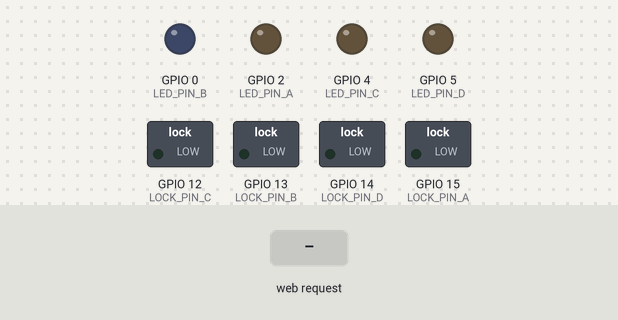
Bench run of a sketch on a simulated ESP8266 (NodeMCU). Shown: switched loads named in the sketch (green lamp = pin HIGH), output pins drawn as LEDs (lit = HIGH). The test bench sets the inputs (shaded band). WiFi joins after 1.5 s; servers stay silent unless stated; uploads are accepted with an empty reply; EEPROM starts erased; what the sketch prints to the serial monitor is not drawn.

Above: at 3.9 s.
4.0 s: HTTP request GET /LockA received
At 4.8 s:
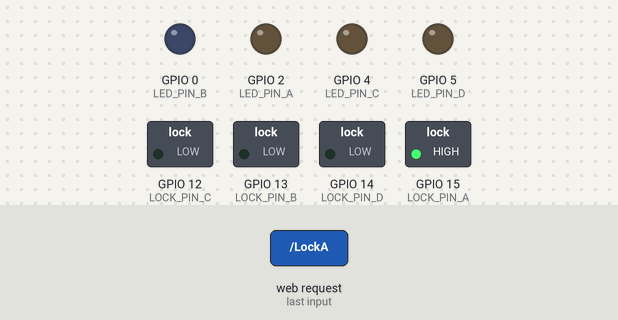
6.5 s: HTTP request GET /LockB received
At 6.8 s:
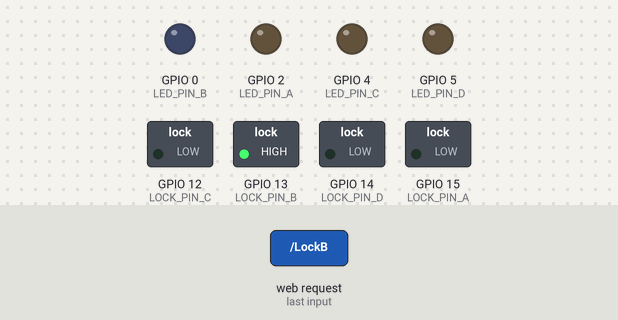
9.0 s: HTTP request GET /LockC received
At 9.8 s:
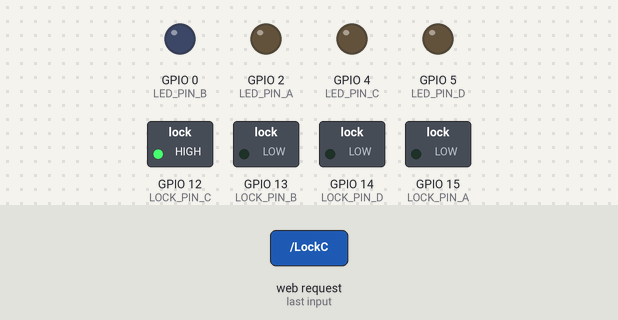
11.5 s: HTTP request GET /LockD received
At 11.8 s:
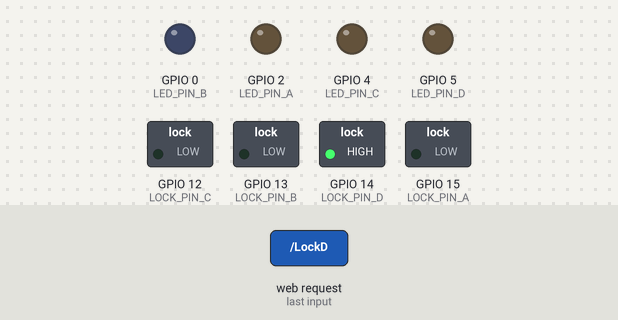
14.0 s: HTTP request GET /LedA received
At 14.9 s:
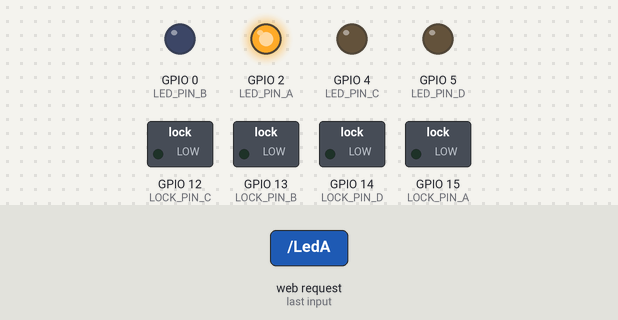
15.5 s: HTTP request GET /LedB received
At 16.0 s:
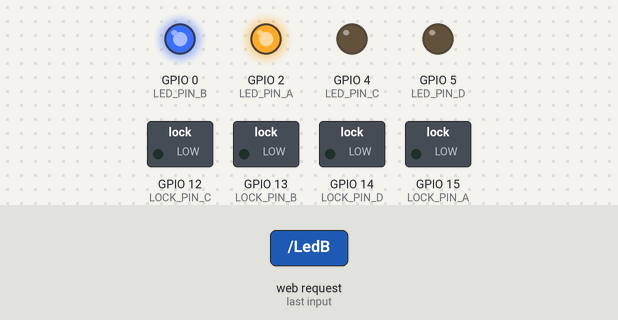
Timing chart, 0 to 18.0 s (numbered marks = the images above; inputs shaded):
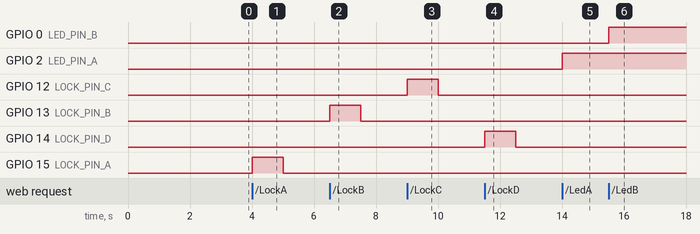

Measured:
- after the input at 4.0 s, GPIO 15 (LOCK_PIN_A): LOW → HIGH at once, → LOW 1.0 s later
- after the input at 6.5 s, GPIO 13 (LOCK_PIN_B): LOW → HIGH at once, → LOW 1.0 s later
- after the input at 9.0 s, GPIO 12 (LOCK_PIN_C): LOW → HIGH at once, → LOW 1.0 s later
- after the input at 11.5 s, GPIO 14 (LOCK_PIN_D): LOW → HIGH at once, → LOW 1.0 s later
- after the input at 14.0 s, GPIO 2 (LED_PIN_A): LOW → HIGH at once
- after the input at 15.5 s, GPIO 0 (LED_PIN_B): LOW → HIGH at once

The sketch:

esp8266.ino
```cpp
#include <ESP8266WiFi.h>
#include <WiFiManager.h>
#include <ESP8266WebServer.h>
#include <ESP8266HTTPClient.h>
#include <EEPROM.h>
#include <WiFiClient.h>

// Lock pin definitions
const int LOCK_PIN_A = 15;  // D5 - LockA
const int LOCK_PIN_B = 13;  // D6 - LockB
const int LOCK_PIN_C = 12;  // D7 - LockC
const int LOCK_PIN_D = 14;  // D8 - LockD

// LED pin definitions
const int LED_PIN_A = 2;   // D2  - LedA
const int LED_PIN_B = 0;   // D1  - LedB
const int LED_PIN_C = 4;   // D3  - LedC
const int LED_PIN_D = 5;   // D4  - LedD

// State tracking
volatile int lockStateA = LOW;
volatile int lockStateB = LOW;
volatile int lockStateC = LOW;
volatile int lockStateD = LOW;
volatile int ledStateA = LOW;
volatile int ledStateB = LOW;
volatile int ledStateC = LOW;
volatile int ledStateD = LOW;

// Web server instance
ESP8266WebServer server(80);

// Backend URL storage
char backendUrl[100];
const char* DEFAULT_BACKEND_URL = "http://192.168.1.100:5000";  // Adjust to your backend IP
WiFiManagerParameter customBackendUrl("backend", "Backend URL", backendUrl, 100);

// EEPROM address for storing backend URL
const int EEPROM_SIZE = 512;
const int EEPROM_URL_ADDR = 0;

// Generate unique AP name based on chip ID
String getUniqueAPName() {
    uint32_t chipId = ESP.getChipId();
    return String("ESP8266_" + String(chipId, HEX));
}

// Save backend URL to EEPROM
void saveBackendUrl() {
    EEPROM.begin(EEPROM_SIZE);
    for (int i = 0; i < strlen(backendUrl); i++) {
        EEPROM.write(EEPROM_URL_ADDR + i, backendUrl[i]);
    }
    EEPROM.write(EEPROM_URL_ADDR + strlen(backendUrl), '\0');
    EEPROM.commit();
    EEPROM.end();
    Serial.println("Saved backend URL to EEPROM: " + String(backendUrl));
}

// Load backend URL from EEPROM
void loadBackendUrl() {
    EEPROM.begin(EEPROM_SIZE);
    char tempUrl[100];
    int i = 0;
    char c = EEPROM.read(EEPROM_URL_ADDR + i);
    bool hasValidData = false;
    while (c != '\0' && i < 99) {
        tempUrl[i] = c;
        if (c != 0xFF) hasValidData = true;
        i++;
        c = EEPROM.read(EEPROM_URL_ADDR + i);
    }
    tempUrl[i] = '\0';

    if (hasValidData && i > 0) {
        strncpy(backendUrl, tempUrl, sizeof(backendUrl));
    } else {
        strncpy(backendUrl, DEFAULT_BACKEND_URL, sizeof(backendUrl));
        saveBackendUrl();
    }
    backendUrl[sizeof(backendUrl) - 1] = '\0';
    EEPROM.end();
    Serial.println("Loaded backend URL: " + String(backendUrl));
}

// Send device info to backend (4 rows with prefixed device names)
void sendDeviceInfoToBackend() {
    if (WiFi.status() != WL_CONNECTED) return;

    WiFiClient client;
    HTTPClient http;
    String url = String(backendUrl) + "/api/espdetected";
    String baseDeviceName = getUniqueAPName(); // e.g., "ESP8266_82768d"
    String ipAddress = WiFi.localIP().toString();
    const char* prefixes[] = {"A_", "B_", "C_", "D_"};
    const char* locks[] = {"LockA", "LockB", "LockC", "LockD"};
    const char* leds[] = {"LedA", "LedB", "LedC", "LedD"};

    for (int i = 0; i < 4; i++) {
        String deviceName = String(prefixes[i]) + baseDeviceName; // e.g., "A_ESP8266_82768d"

        Serial.print("Sending to backend - Device: ");
        Serial.print(deviceName);
        Serial.print(", IP: ");
        Serial.print(ipAddress);
        Serial.print(", Lock: ");
        Serial.print(locks[i]);
        Serial.print(", LED: ");
        Serial.println(leds[i]);

        http.begin(client, url);
        http.addHeader("Content-Type", "application/json");

        String jsonPayload = "{\"deviceName\":\"" + deviceName + "\",\"ipAddress\":\"" + ipAddress + "\",\"locks\":\"" + locks[i] + "\",\"leds\":\"" + leds[i] + "\"}";
        int httpCode = http.POST(jsonPayload);

        if (httpCode > 0) {
            Serial.println("Device info sent to backend. Response code: " + String(httpCode));
        } else {
            Serial.println("Failed to send device info: " + String(http.errorToString(httpCode)));
        }
        http.end();
        delay(100);  // Small delay between requests
    }
}

// Clear WiFi credentials and reset backend URL
void clearWiFiCredentials() {
    WiFiManager wifiManager;
    wifiManager.resetSettings();
    strncpy(backendUrl, DEFAULT_BACKEND_URL, sizeof(backendUrl));
    backendUrl[sizeof(backendUrl) - 1] = '\0';
    saveBackendUrl();
    delay(1000);
    ESP.restart();
}

// Handle root webpage
void handleRoot() {
    String page = "<html><body style='text-align:center;font-family:Arial;'>";
    page += "<h1>ESP8266 Control - " + getUniqueAPName() + "</h1>";

    page += "<p>Lock A (GPIO14): " + String(lockStateA ? "ON" : "OFF") + "</p>";
    page += "<p>Lock B (GPIO12): " + String(lockStateB ? "ON" : "OFF") + "</p>";
    page += "<p>Lock C (GPIO13): " + String(lockStateC ? "ON" : "OFF") + "</p>";
    page += "<p>Lock D (GPIO15): " + String(lockStateD ? "ON" : "OFF") + "</p>";
    page += "<p>Led A (GPIO4): " + String(ledStateA ? "ON" : "OFF") + "</p>";
    page += "<p>Led B (GPIO5): " + String(ledStateB ? "ON" : "OFF") + "</p>";
    page += "<p>Led C (GPIO0): " + String(ledStateC ? "ON" : "OFF") + "</p>";
    page += "<p>Led D (GPIO2): " + String(ledStateD ? "ON" : "OFF") + "</p>";
    page += "<p>Backend URL: " + String(backendUrl) + "</p>";

    page += "<p>";
    page += "<a href='/LockA'><button style='margin:5px;'>Lock A</button></a>";
    page += "<a href='/LockB'><button style='margin:5px;'>Lock B</button></a>";
    page += "<a href='/LockC'><button style='margin:5px;'>Lock C</button></a>";
    page += "<a href='/LockD'><button style='margin:5px;'>Lock D</button></a>";
    page += "</p>";
    page += "<p>";
    page += "<a href='/LedA'><button style='margin:5px;'>Toggle Led A</button></a>";
    page += "<a href='/LedA/on'><button style='margin:5px;background:green;color:white;'>Led A ON</button></a>";
    page += "<a href='/LedA/off'><button style='margin:5px;background:red;color:white;'>Led A OFF</button></a>";
    page += "</p>";
    page += "<p>";
    page += "<a href='/LedB'><button style='margin:5px;'>Toggle Led B</button></a>";
    page += "<a href='/LedB/on'><button style='margin:5px;background:green;color:white;'>Led B ON</button></a>";
    page += "<a href='/LedB/off'><button style='margin:5px;background:red;color:white;'>Led B OFF</button></a>";
    page += "</p>";
    page += "<p>";
    page += "<a href='/LedC'><button style='margin:5px;'>Toggle Led C</button></a>";
    page += "<a href='/LedC/on'><button style='margin:5px;background:green;color:white;'>Led C ON</button></a>";
    page += "<a href='/LedC/off'><button style='margin:5px;background:red;color:white;'>Led C OFF</button></a>";
    page += "</p>";
    page += "<p>";
    page += "<a href='/LedD'><button style='margin:5px;'>Toggle Led D</button></a>";
    page += "<a href='/LedD/on'><button style='margin:5px;background:green;color:white;'>Led D ON</button></a>";
    page += "<a href='/LedD/off'><button style='margin:5px;background:red;color:white;'>Led D OFF</button></a>";
    page += "</p>";

    page += "<hr>";
    page += "<p>";
    page += "<a href='/reset'><button style='background:red;color:white;margin:5px;'>Restart ESP</button></a>";
    page += "<a href='/reset-wifi'><button style='background:orange;color:white;margin:5px;'>Reset & Clear WiFi</button></a>";
    page += "</p>";

    page += "</body></html>";

    server.send(200, "text/html", page);
}

// Handle ESP reset
void handleReset() {
    server.send(200, "text/html", "Restarting ESP8266...");
    delay(1000);
    ESP.restart();
}

// Handle WiFi reset
void handleResetWiFi() {
    server.send(200, "text/html", "WiFi credentials cleared! Restarting...");
    clearWiFiCredentials();
}

void setup() {
    Serial.begin(115200);
    delay(10);

    // Initialize pins
    pinMode(LOCK_PIN_A, OUTPUT);
    pinMode(LOCK_PIN_B, OUTPUT);
    pinMode(LOCK_PIN_C, OUTPUT);
    pinMode(LOCK_PIN_D, OUTPUT);
    pinMode(LED_PIN_A, OUTPUT);
    pinMode(LED_PIN_B, OUTPUT);
    pinMode(LED_PIN_C, OUTPUT);
    pinMode(LED_PIN_D, OUTPUT);

    digitalWrite(LOCK_PIN_A, LOW);
    digitalWrite(LOCK_PIN_B, LOW);
    digitalWrite(LOCK_PIN_C, LOW);
    digitalWrite(LOCK_PIN_D, LOW);
    digitalWrite(LED_PIN_A, LOW);
    digitalWrite(LED_PIN_B, LOW);
    digitalWrite(LED_PIN_C, LOW);
    digitalWrite(LED_PIN_D, LOW);

    // Load saved backend URL from EEPROM
    loadBackendUrl();

    // Initialize WiFiManager with unique AP name
    WiFiManager wifiManager;
    String apName = getUniqueAPName();
    char apNameChar[32];
    apName.toCharArray(apNameChar, 32);

    customBackendUrl.setValue(backendUrl, 100);
    wifiManager.addParameter(&customBackendUrl);

    wifiManager.setSaveConfigCallback([]() {
        strncpy(backendUrl, customBackendUrl.getValue(), sizeof(backendUrl));
        backendUrl[sizeof(backendUrl) - 1] = '\0';
        saveBackendUrl();
        Serial.println("New backend URL saved: " + String(backendUrl));
    });

    if (!wifiManager.autoConnect(apNameChar)) {
        Serial.println("Failed to connect, restarting...");
        delay(3000);
        ESP.restart();
    }

    if (strcmp(backendUrl, customBackendUrl.getValue()) != 0) {
        strncpy(backendUrl, customBackendUrl.getValue(), sizeof(backendUrl));
        backendUrl[sizeof(backendUrl) - 1] = '\0';
        saveBackendUrl();
    }

    Serial.println("Connected to WiFi!");
    Serial.print("IP Address: ");
    Serial.println(WiFi.localIP());
    Serial.print("Device ID: ");
    Serial.println(apName);
    Serial.print("Backend URL: ");
    Serial.println(backendUrl);

    // Send device info to backend after connection
    sendDeviceInfoToBackend();

    // Setup server routes
    server.on("/", handleRoot);
    server.on("/reset", handleReset);
    server.on("/reset-wifi", handleResetWiFi);

    // Lock routes
    server.on("/LockA", []() {
        digitalWrite(LOCK_PIN_A, HIGH);
        delay(1000);
        digitalWrite(LOCK_PIN_A, LOW);
        lockStateA = LOW;
        handleRoot();
    });

    server.on("/LockB", []() {
        digitalWrite(LOCK_PIN_B, HIGH);
        delay(1000);
        digitalWrite(LOCK_PIN_B, LOW);
        lockStateB = LOW;
        handleRoot();
    });

    server.on("/LockC", []() {
        digitalWrite(LOCK_PIN_C, HIGH);
        delay(1000);
        digitalWrite(LOCK_PIN_C, LOW);
        lockStateC = LOW;
        handleRoot();
    });

    server.on("/LockD", []() {
        digitalWrite(LOCK_PIN_D, HIGH);
        delay(1000);
        digitalWrite(LOCK_PIN_D, LOW);
        lockStateD = LOW;
        handleRoot();
    });

    // LED Toggle routes (kept for manual control)
    server.on("/LedA", []() {
        ledStateA = !ledStateA;
        digitalWrite(LED_PIN_A, ledStateA);
        handleRoot();
    });

    server.on("/LedB", []() {
        ledStateB = !ledStateB;
        digitalWrite(LED_PIN_B, ledStateB);
        handleRoot();
    });

    server.on("/LedC", []() {
        ledStateC = !ledStateC;
        digitalWrite(LED_PIN_C, ledStateC);
        handleRoot();
    });

    server.on("/LedD", []() {
        ledStateD = !ledStateD;
        digitalWrite(LED_PIN_D, ledStateD);
        handleRoot();
    });

    // LED ON routes
    server.on("/LedA/on", []() {
        ledStateA = HIGH;
        digitalWrite(LED_PIN_A, HIGH);
        handleRoot();
    });

    server.on("/LedB/on", []() {
        ledStateB = HIGH;
        digitalWrite(LED_PIN_B, HIGH);
        handleRoot();
    });

    server.on("/LedC/on", []() {
        ledStateC = HIGH;
        digitalWrite(LED_PIN_C, HIGH);
        handleRoot();
    });

    server.on("/LedD/on", []() {
        ledStateD = HIGH;
        digitalWrite(LED_PIN_D, HIGH);
        handleRoot();
    });

    // LED OFF routes
    server.on("/LedA/off", []() {
        ledStateA = LOW;
        digitalWrite(LED_PIN_A, LOW);
        handleRoot();
    });

    server.on("/LedB/off", []() {
        ledStateB = LOW;
        digitalWrite(LED_PIN_B, LOW);
        handleRoot();
    });

    server.on("/LedC/off", []() {
        ledStateC = LOW;
        digitalWrite(LED_PIN_C, LOW);
        handleRoot();
    });

    server.on("/LedD/off", []() {
        ledStateD = LOW;
        digitalWrite(LED_PIN_D, LOW);
        handleRoot();
    });

    server.begin();
    Serial.println("Web server started!");
}

void loop() {
    server.handleClient();
}
```
